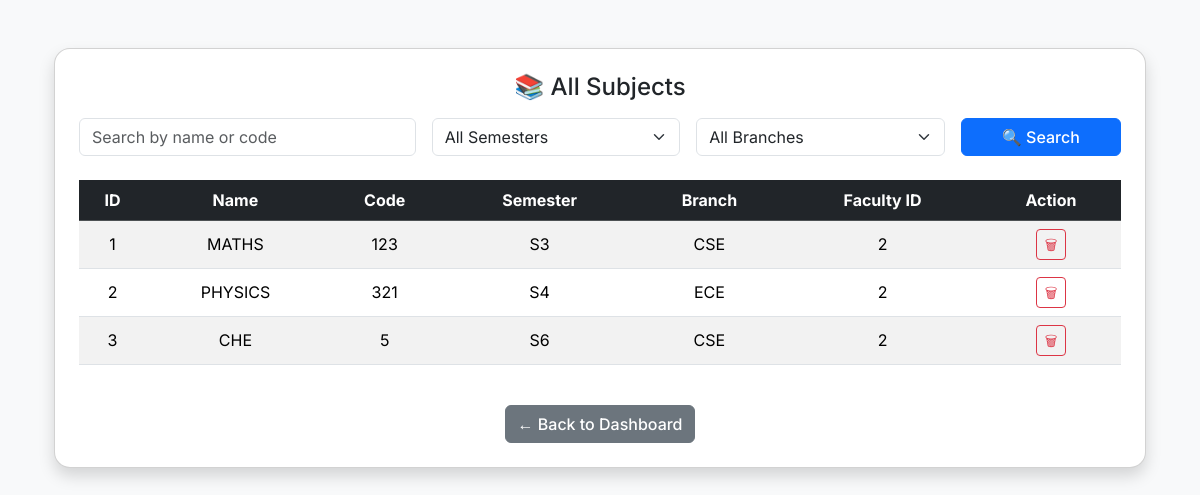
The page /admin/subjects (signed in) on the database its author committed.
### tables this page shows
CREATE TABLE subjects (
                id INTEGER PRIMARY KEY AUTOINCREMENT,
                name TEXT,
                code TEXT,
                semester TEXT,
                branch TEXT,
                faculty_id INTEGER
            );

### app.py (the view, shortened to what this page needs)
@app.route('/admin/subjects', methods=['GET', 'POST'])
def admin_subjects():
    if not is_admin():
        abort(403)
    filters = {'keyword': '', 'semester': '', 'branch': ''}
    query = "SELECT * FROM subjects WHERE 1=1"
    args = []
    db = get_db()
    subjects = db.execute(query, args).fetchall()
    return render_template('admin_subjects.html', subjects=subjects, filters=filters)

### app.py (called while the page is built)
def get_db():
    conn = sqlite3.connect('database.db', timeout=10, check_same_thread=False)
    conn.row_factory = sqlite3.Row
    return conn

@app.after_request
def add_cache_control(response):
    response.headers['Cache-Control'] = 'no-store'
    return response

def is_admin():
    return session.get('role') == 'admin'

### templates/admin_subjects.html (shortened to what this page needs)
{% extends 'base.html' %}
{% block content %}
<div class="container py-4">
  <div class="card shadow p-4">
    <h4 class="text-center mb-3">📚 All Subjects</h4>
    <div class="table-responsive"><form method="POST" class="row g-3 mb-4">
  <div class="col-md-4">
    <input type="text" name="keyword" class="form-control" placeholder="Search by name or code" value="{{ filters.keyword or '' }}">
  </div>
  <div class="col-md-3">
    <select name="semester" class="form-select">
      <option value="">All Semesters</option>
    </select>
  </div>
  <div class="col-md-3">
    <select name="branch" class="form-select">
      <option value="">All Branches</option>
    </select>
  </div>
  <div class="col-md-2">
    <button class="btn btn-primary w-100" type="submit">🔍 Search</button>
  </div>
</form>
      <table class="table table-striped align-middle text-center">
        <thead class="table-dark">
          <tr>
            <th>ID</th><th>Name</th><th>Code</th><th>Semester</th><th>Branch</th><th>Faculty ID</th><th>Action</th>
          </tr>
        </thead>
        <tbody>
          {% for s in subjects %}
          <tr>
            <td>{{ s.id }}</td>
            <td>{{ s.name }}</td>
            <td>{{ s.code }}</td>
            <td>{{ s.semester }}</td>
            <td>{{ s.branch }}</td>
            <td>{{ s.faculty_id }}</td>
            <td>
              <form method="POST" action="{{ url_for('delete_subject_admin', subject_id=s.id) }}" onsubmit="return confirm('Delete this subject?');">
                <button class="btn btn-sm btn-outline-danger">🗑</button>
              </form>
            </td>
          </tr>
          {% endfor %}
        </tbody>
      </table>
    </div>
    <div class="text-center mt-4">
      <a href="{{ url_for('admin_dashboard') }}" class="btn btn-secondary">← Back to Dashboard</a>
    </div>
  </div>
</div>
{% endblock %}

### templates/base.html (style rules this page uses)
body { font-family: 'Inter', sans-serif; background-color: #f8f9fa; }
.card { border-radius: 1rem; }
.btn { font-weight: 500; }

### rows shown on the page
subjects: id "1", name "MATHS", code "123", semester "S3", branch "CSE", faculty_id "2"
subjects: id "2", name "PHYSICS", code "321", semester "S4", branch "ECE", faculty_id "2"
subjects: id "3", name "CHE", code "5", semester "S6", branch "CSE", faculty_id "2"
